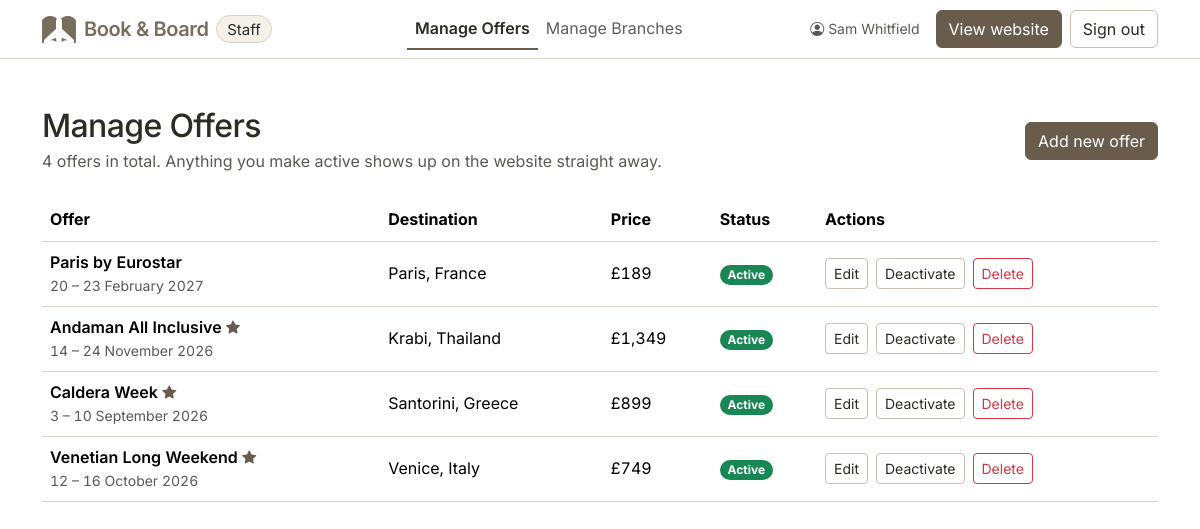
Page /basic/staff/offers.php (signed in) on the committed database.
### tables this page shows
CREATE TABLE IF NOT EXISTS offers (
  id          INT UNSIGNED  NOT NULL AUTO_INCREMENT,
  title       VARCHAR(150)  NOT NULL,
  destination VARCHAR(150)  NOT NULL,
  type        VARCHAR(40)   NOT NULL,
  description TEXT          NOT NULL,
  price       DECIMAL(10,2) NOT NULL,
  start_date  DATE          NOT NULL,
  end_date    DATE          NOT NULL,
  image       VARCHAR(255)  NOT NULL,
  alt         VARCHAR(255)  NOT NULL,
  active      TINYINT(1)    NOT NULL DEFAULT 1,
  bestseller  TINYINT(1)    NOT NULL DEFAULT 0,
  created_at  DATETIME      NOT NULL DEFAULT CURRENT_TIMESTAMP,
  PRIMARY KEY (id),
  KEY idx_offers_active_created (active, created_at, id)
);

### basic/includes/db.php (called while the page is built, shortened)
<?php
function db(): PDO
{
    static $pdo = null;
    if ($pdo === null) {
        $dsn = sprintf('mysql:host=%s;port=%d;dbname=%s;charset=utf8mb4', DB_HOST, DB_PORT, DB_NAME);
        $pdo = new PDO($dsn, DB_USER, DB_PASS, [
            PDO::ATTR_ERRMODE            => PDO::ERRMODE_EXCEPTION,
            PDO::ATTR_DEFAULT_FETCH_MODE => PDO::FETCH_ASSOC,
            PDO::ATTR_EMULATE_PREPARES   => false,
        ]);
    }
    return $pdo;
}
function db_available(): bool
{
    static $available = null;
    if ($available === null) {
        try {
            $available = true;
        } catch (PDOException $e) {
            $available = false;
        }
    }
    return $available;
}
function offer_row(array $row): array
{
    $row['id']     = (int) $row['id'];
    $row['price']  = (float) $row['price'];
    $row['active']     = (bool) $row['active'];
    $row['bestseller'] = (bool) $row['bestseller'];
    return $row;
}
function offers_select(string $conditions = '', array $params = []): array
{
    $statement = db()->prepare(
        'SELECT id, title, destination, type, description, price,
                start_date AS startDate, end_date AS endDate,
                image, alt, active, bestseller
           FROM offers ' . $conditions
    );
    $statement->execute($params);
    return array_map('offer_row', $statement->fetchAll());
}
function offers_all(): array
{
    return offers_select(OFFER_NEWEST);
}

### basic/includes/format.php (called while the page is built, shortened)
<?php
function e(string $value): string
{
    return htmlspecialchars($value, ENT_QUOTES, 'UTF-8');
}
function money(int|float $amount): string
{
    return '£' . number_format((float) $amount, 0, '.', ',');
}
function date_range(string $start, string $end): string
{
    $from = date_create($start);
    $to   = date_create($end);
    if ($from->format('Y-m') === $to->format('Y-m')) {
        return $from->format('j') . ' – ' . $to->format('j F Y');
    }
    return $from->format('j F Y') . ' – ' . $to->format('j F Y');
}

### basic/staff/offers.php (the view, shortened to what this page needs)
<?php
$offers    = offers_all();
require_once(__DIR__ . '/../includes/staff-header.php');
?>
<div class="d-flex flex-wrap justify-content-between align-items-center gap-3 mb-4">
  <div>
    <h1 class="h2 mb-1">Manage Offers</h1>
    <p class="text-body-secondary mb-0">
      <?= count($offers) ?> offer<?= count($offers) === 1 ? '' : 's' ?> in total.
      Anything you make active shows up on the website straight away.
    </p>
  </div>
  <a class="btn btn-primary" href="offer-form.php">Add new offer</a>
</div>
<?php if (!$offers): ?>
  <div class="card">
    <div class="card-body p-4 p-md-5 text-center">
      <p class="mb-3">You have not added any offers yet.</p>
      <a class="btn btn-primary" href="offer-form.php">Add the first one</a>
    </div>
  </div>
<?php else: ?>
  <?php
  function offer_actions(array $offer, bool $stacked = false): void { ?>
    <div class="<?= $stacked ? 'd-grid gap-2' : 'd-flex flex-wrap gap-2' ?>">
      <a class="btn btn-sm btn-outline-secondary" href="offer-form.php?id=<?= (int) $offer['id'] ?>">
        Edit<span class="visually-hidden"> <?= e($offer['title']) ?></span>
      </a>
      <form method="post" action="offers.php" class="<?= $stacked ? 'd-grid' : 'd-inline' ?>">
        <?php if (!empty($offer['active'])): ?>
          <button class="btn btn-sm btn-outline-secondary" type="submit" name="action" value="deactivate">
            Deactivate<span class="visually-hidden"> <?= e($offer['title']) ?></span>
          </button>
        <?php else: ?>
          <button class="btn btn-sm btn-outline-secondary" type="submit" name="action" value="activate">
            Activate<span class="visually-hidden"> <?= e($offer['title']) ?></span>
          </button>
        <?php endif; ?>
      </form>
      <a class="btn btn-sm btn-outline-danger" href="offers.php?confirm=<?= (int) $offer['id'] ?>">
        Delete<span class="visually-hidden"> <?= e($offer['title']) ?></span>
      </a>
    </div>
  <?php } ?>
    <?php foreach ($offers as $offer): ?>
          <?php offer_actions($offer, true); ?>
    <?php endforeach; ?>
  <div class="table-responsive d-none d-md-block">
    <table class="table table-hover align-middle">
      <thead>
        <tr>
          <th scope="col">Offer</th>
          <th scope="col">Destination</th>
          <th scope="col">Price</th>
          <th scope="col">Status</th>
          <th scope="col">Actions</th>
        </tr>
      </thead>
      <tbody>
        <?php foreach ($offers as $offer): ?>
          <tr>
            <th scope="row" class="fw-semibold">
              <?= e($offer['title']) ?>
              <?php if (!empty($offer['bestseller'])): ?>
                <i class="bi bi-star-fill text-primary small" title="Bestselling: featured on the home page" aria-hidden="true"></i>
              <?php endif; ?>
              <span class="d-block fw-normal text-body-secondary small">
                <?= e(date_range($offer['startDate'], $offer['endDate'])) ?>
              </span>
            </th>
            <td><?= e($offer['destination']) ?></td>
            <td><?= e(money($offer['price'])) ?></td>
            <td>
              <?php if (!empty($offer['active'])): ?>
                <span class="badge rounded-pill text-bg-success">Active</span>
              <?php else: ?>
                <span class="badge rounded-pill bg-body-tertiary text-body border">Inactive</span>
              <?php endif; ?>
            </td>
            <td><?php offer_actions($offer); ?></td>
          </tr>
        <?php endforeach; ?>
      </tbody>
    </table>
  </div>
<?php endif; ?>
  </div>
</main>
</body>
</html>

### basic/assets/css/theme.css (style rules this page uses)
:root { --brand: #6A5C4D; --brand-logo: #796D5D; --brand-dark: #574B3E; --brand-darker: #4A4034; --ink: #2E2A24; --tint: #F7F0E8; --rule: #D9D2C6; --rule-strong: #C9C0B2; --field-border: #95897A; --accent-ink: #1F4E4A; --ink-wash: rgba(46, 42, 36, 0.14); --focus-ring: 0 0 0 0.25rem rgba(123, 108, 91, 0.35); --bs-body-font-family: "Inter", system-ui, -apple-system, "Segoe UI", sans-serif; --bs-body-line-height: 1.6; --bs-primary-rgb: 106, 92, 77; --bs-dark-rgb: 46, 42, 36; --bs-body-color: var(--ink); --bs-body-color-rgb: 46, 42, 36; --bs-border-color: var(--rule); --bs-light-rgb: 247, 240, 232; --bs-tertiary-bg: var(--tint); --bs-tertiary-bg-rgb: 247, 240, 232; --bs-secondary-color: rgba(46, 42, 36, 0.78); --bs-link-color: var(--brand-dark); --bs-link-color-rgb: 87, 75, 62; --bs-link-hover-color: var(--brand-darker); }
.btn { --bs-btn-focus-shadow-rgb: 123, 108, 91; }
.btn-primary { --bs-btn-bg: var(--brand); --bs-btn-border-color: var(--brand); --bs-btn-hover-bg: var(--brand-dark); --bs-btn-hover-border-color: var(--brand-dark); --bs-btn-active-bg: var(--brand-darker); --bs-btn-active-border-color: var(--brand-darker); --bs-btn-disabled-bg: var(--brand); --bs-btn-disabled-border-color: var(--brand); --bs-btn-disabled-color: #fff; }
.btn-outline-secondary { --bs-btn-color: var(--ink); --bs-btn-border-color: var(--rule-strong); --bs-btn-hover-color: var(--ink); --bs-btn-hover-bg: var(--ink-wash); --bs-btn-hover-border-color: var(--ink); --bs-btn-active-color: var(--bs-body-bg); --bs-btn-active-bg: var(--ink); --bs-btn-active-border-color: var(--ink); --bs-btn-disabled-color: var(--ink); --bs-btn-disabled-border-color: var(--rule-strong); }
h1, h2, h3, .display-4, .navbar-brand .fw-semibold { letter-spacing: -0.02em; }
h1, .display-4 { font-weight: 700; }
h1 { font-size: clamp(2.25rem, 1.65rem + 2.2vw, 3.15rem); line-height: 1.1; }
.offer-type, .fare-label, .fare-value, .fare-amount, .detail-label, .table td, .table th { font-variant-numeric: tabular-nums; }
body { min-height: 100dvh; }
[id], a, button, input, select, textarea, summary, [tabindex] { scroll-margin-top: 5rem; }

### rows in the picture
offers: title "Paris by Eurostar", date_range($offer['startDate'], $offer['endDate']) "20 – 23 February 2027", destination "Paris, France", price "£189", active "Active"
offers: title "Andaman All Inclusive", bestseller 1 (drawn), date_range($offer['startDate'], $offer['endDate']) "14 – 24 November 2026", destination "Krabi, Thailand", price "£1,349", active "Active"
offers: title "Caldera Week", bestseller 1 (drawn), date_range($offer['startDate'], $offer['endDate']) "3 – 10 September 2026", destination "Santorini, Greece", price "£899", active "Active"
offers: title "Venetian Long Weekend", bestseller 1 (drawn), date_range($offer['startDate'], $offer['endDate']) "12 – 16 October 2026", destination "Venice, Italy", price "£749", active "Active"

### other values in the picture
$staff['name'] "Sam Whitfield"
count($offers) "4"
